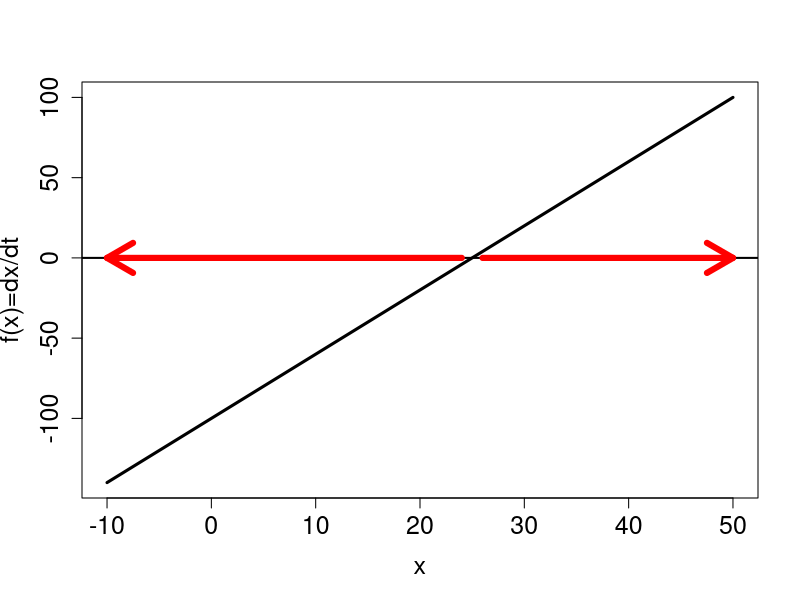
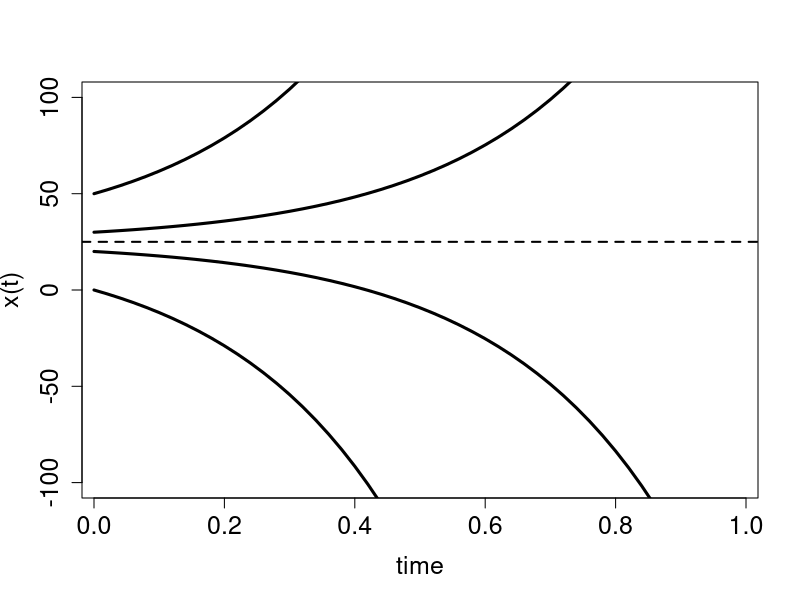
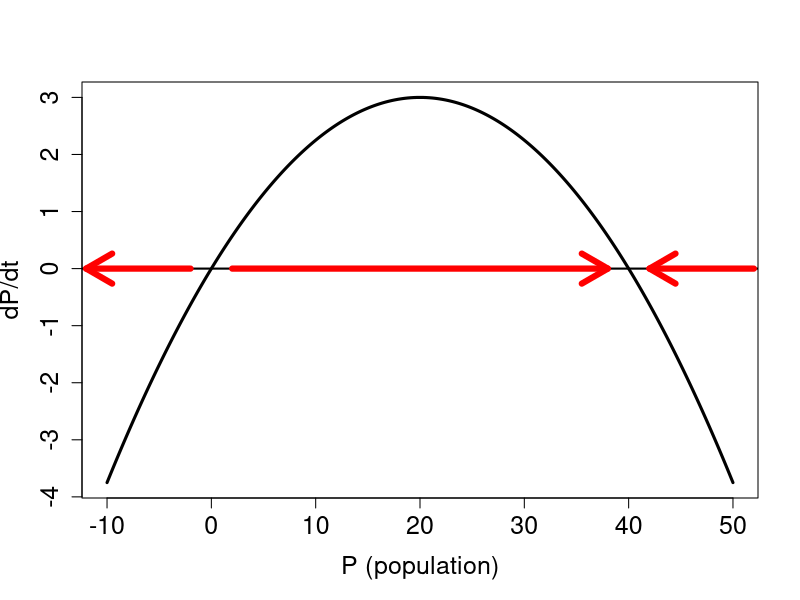
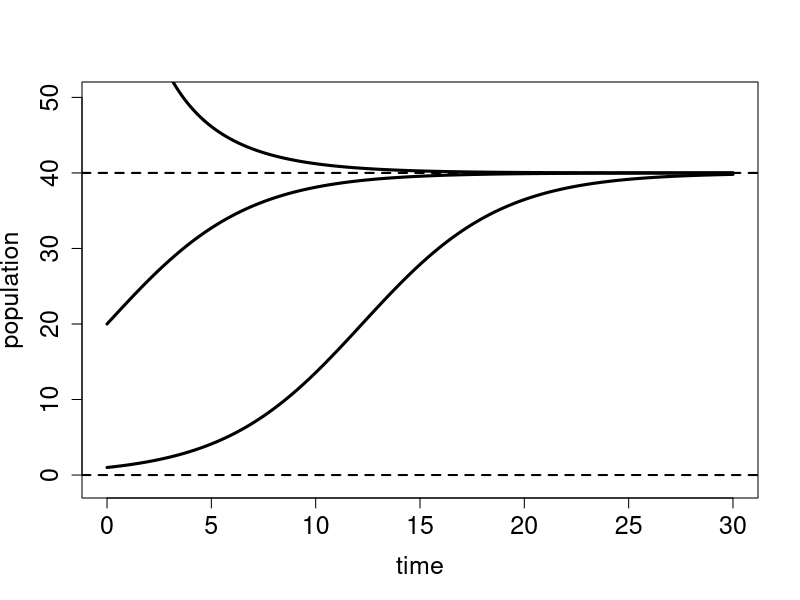
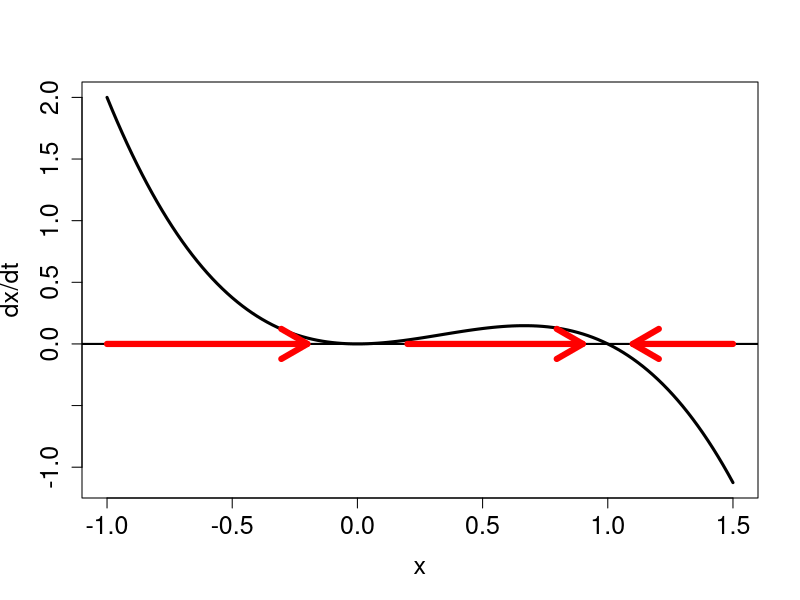
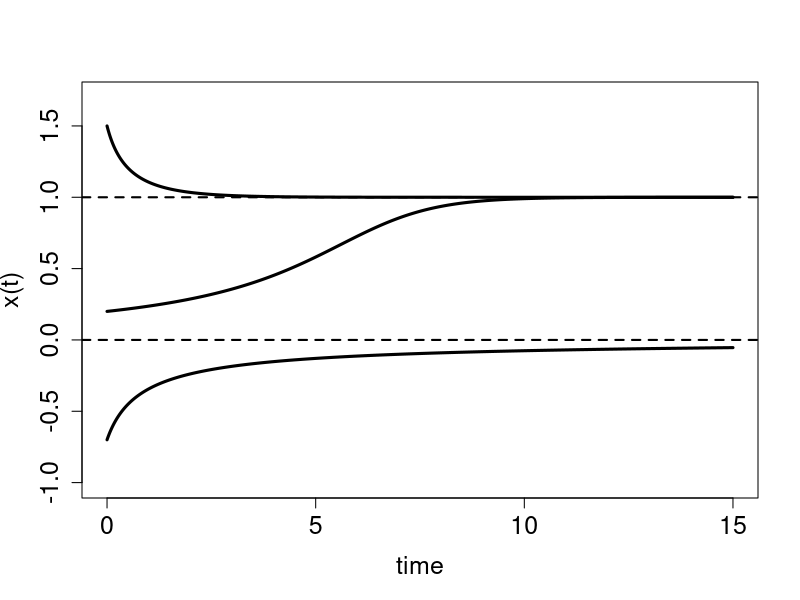
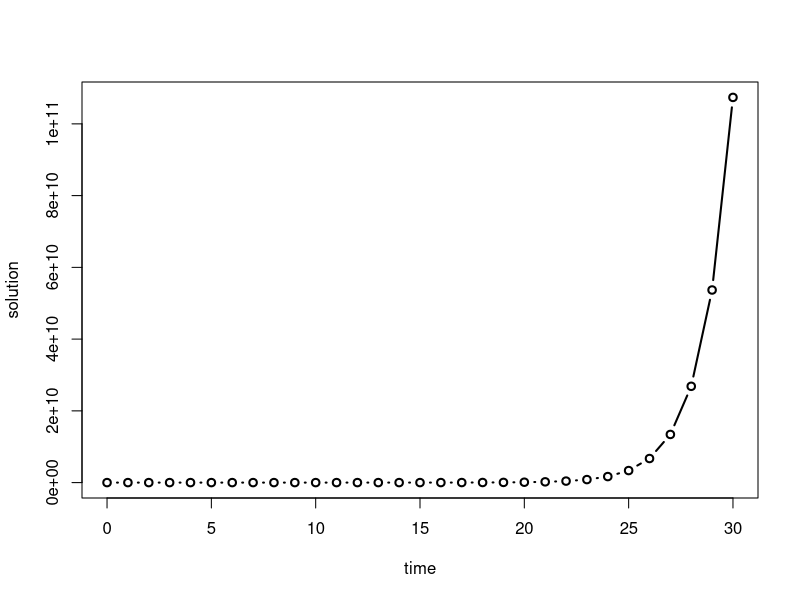
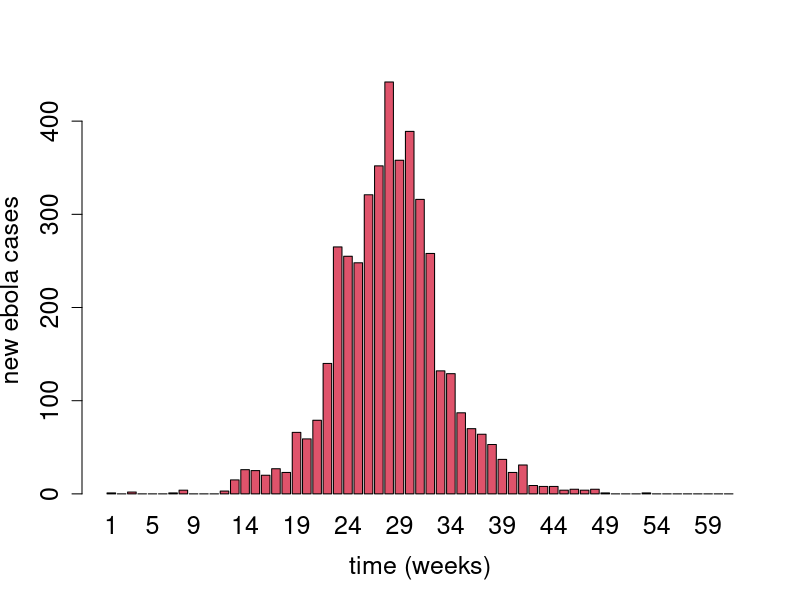

Recreate these plots in R, in order.
## ---- chunk 1
linear.funk <- function (x,a){
  return(a*x-100)
}

x<-seq(-10,50,0.1) # define the array of values of x
a <- 4
y<-linear.funk(x,a)
plot(x,y,t="l",xlab="x", ylab="f(x)=dx/dt",lwd=3, cex=1.5, cex.axis=1.5,cex.lab=1.5)
abline(0,0,lwd=2)
arrows(24,0,-10,0,length=0.3,angle=30,lwd=6,col='red')
arrows(26,0,50,0,length=0.3,angle=30,lwd=6,col='red')


dt <- 0.02 # set time step
Tmax <- 1 # set length of time
Nstep <- Tmax/dt # calculate number of time steps 
init_value <- 20 # set initial value 
y <- rep(init_value,Nstep+1) # initialize the solution vectors with init_value
t <- dt*(0:Nstep)
for (i in 1:Nstep){
  y[i+1] <- y[i]+dt*linear.funk(y[i],a)
}

# plot the numeric solution vs time
plot(t,y,t='l',xlab='time',ylab='x(t)',ylim=c(-100,100),xlim=c(0.02,Tmax-0.02),lwd=3, cex=1.5, cex.axis=1.5,cex.lab=1.5)

# another initial value
init_value <- 0 # set initial value 
y <- matrix(init_value,nrow=1, ncol=Nstep+1) # initialize the solution vectors with init_value
t <- dt*(0:Nstep)
for (i in 1:Nstep){
  y[i+1] <- y[i]+dt*linear.funk(y[i],a)
}
lines(t,y,lwd=3, cex=1.5, cex.axis=1.5,cex.lab=1.5)

# another initial value
init_value <- 30 # set initial value 
y <- matrix(init_value,nrow=1, ncol=Nstep+1) # initialize the solution vectors with init_value
t <- dt*(0:Nstep)
for (i in 1:Nstep){
  y[i+1] <- y[i]+dt*linear.funk(y[i],a)
}
lines(t,y,lwd=3, cex=1.5, cex.axis=1.5,cex.lab=1.5)

# another initial value
init_value <- 50 # set initial value 
y <- matrix(init_value,nrow=1, ncol=Nstep+1) # initialize the solution vectors with init_value
t <- dt*(0:Nstep)
for (i in 1:Nstep){
  y[i+1] <- y[i]+dt*linear.funk(y[i],a)
}
lines(t,y,lwd=3, cex=1.5, cex.axis=1.5,cex.lab=1.5)
abline(25,0,lty=2,lwd=2)
## ---- chunk 2
logistic.funk <- function (x,r,K){
  return(r*(1-x/K)*x)
}
r <- 0.3
K <- 40
x<-seq(-10,K+10,0.1) # define the array of values of x
y<-logistic.funk(x,r,K)
plot(x,y,t="l",xlab="P (population)", ylab="dP/dt",lwd=3, cex=1.5, cex.axis=1.5,cex.lab=1.5)
abline(0,0,lwd=2)
arrows(2,0,K-2,0,length=0.3,angle=30,lwd=6,col='red')
arrows(K+12,0,K+2,0,length=0.3,angle=30,lwd=6,col='red')
arrows(-2,0,-12,0,length=0.3,angle=30,lwd=6,col='red')
r <- 0.3 # growth rate
K <- 40 # equilibrium
dt <- 0.01 # set time step
Tmax <- 30 # set length of time
Nstep <- Tmax/dt # calculate number of time steps 
init_value <- 1 # set initial value 
y <- matrix(init_value,nrow=1, ncol=Nstep+1) # initialize the solution vectors with init_value
t <- dt*(0:Nstep)
for (i in 1:Nstep){
  y[i+1] <- y[i]+dt*logistic.funk(y[i],r,K)
}
# plot the solution vs time
# plot the numeric solution vs time
plot(t,y,t='l',xlab='time',ylab='population',ylim=c(-1,50),lwd=3, cex=1.5, cex.axis=1.5,cex.lab=1.5)

# another initial value
init_value <- 20 # set initial value 
y <- matrix(init_value,nrow=1, ncol=Nstep+1) # initialize the solution vectors with init_value
t <- dt*(0:Nstep)
for (i in 1:Nstep){
  y[i+1] <- y[i]+dt*logistic.funk(y[i],r,K)
}
lines(t,y,lwd=3, cex=1.5, cex.axis=1.5,cex.lab=1.5)

# another initial value
init_value <- 100 # set initial value 
y <- matrix(init_value,nrow=1, ncol=Nstep+1) # initialize the solution vectors with init_value
t <- dt*(0:Nstep)
for (i in 1:Nstep){
  y[i+1] <- y[i]+dt*logistic.funk(y[i],r,K)
}
lines(t,y,lwd=3, cex=1.5, cex.axis=1.5,cex.lab=1.5)

abline(0,0,lty=2,lwd=2)
abline(40,0,lty=2,lwd=2)
## ---- chunk 3
# defining function for the  ODE dx/dt = x^2-x^3
semi_funk <- function (x,r,K){
  return(x^2-x^3)
}
x<-seq(-1,1.5,0.02) # define the array of values of x
y<-semi_funk(x,r,K)
plot(x,y,t="l",xlab="x", ylab="dx/dt",lwd=3, cex=1.5, cex.axis=1.5,cex.lab=1.5)
abline(0,0,lwd=2)
arrows(0.2,0,0.9,0,length=0.3,angle=30,lwd=6,col='red')
arrows(-1,0,-0.2,0,length=0.3,angle=30,lwd=6,col='red')
arrows(1.5,0,1.1,0,length=0.3,angle=30,lwd=6,col='red')
dt <- 0.01 # set time step
Tmax <- 15 # set length of time
Nstep <- Tmax/dt # calculate number of time steps 
init_value <- -0.7 # set initial value 
y <- matrix(init_value,nrow=1, ncol=Nstep+1) # initialize the solution vectors with init_value
t <- dt*(0:Nstep)
for (i in 1:Nstep){
  y[i+1] <- y[i]+dt*semi_funk(y[i])
}
# plot the solution vs time
# plot the numeric solution vs time
plot(t,y,t='l',xlab='time',ylab='x(t)',ylim=c(-1,1.7),lwd=3, cex=1.5, cex.axis=1.5,cex.lab=1.5)

# another initial value
init_value <- 0.2 # set initial value 
y <- matrix(init_value,nrow=1, ncol=Nstep+1) # initialize the solution vectors with init_value
t <- dt*(0:Nstep)
for (i in 1:Nstep){
  y[i+1] <- y[i]+dt*semi_funk(y[i])
}
lines(t,y,lwd=3, cex=1.5, cex.axis=1.5,cex.lab=1.5)

# another initial value
init_value <- 1.5 # set initial value 
y <- matrix(init_value,nrow=1, ncol=Nstep+1) # initialize the solution vectors with init_value
t <- dt*(0:Nstep)
for (i in 1:Nstep){
  y[i+1] <- y[i]+dt*semi_funk(y[i])
}
lines(t,y,lwd=3, cex=1.5, cex.axis=1.5,cex.lab=1.5)

abline(0,0,lty=2,lwd=2)
abline(1,0,lty=2,lwd=2)
## ---- chunk 4
my_funk <- function(N,r){ 
  ans <- r*N # updating function f(N)
  return(ans)
}
## ---- chunk 5
a <- 30
y <- 1:10
print(my_funk(y, a))
## ---- chunk 6
numsteps<-30 # set number of steps
sol <- rep(0,numsteps+1) # pre-allocate sol1
sol[1] <- 100 # set initial value
r <- 2 # define the multiplicative constant
for (i in 1:numsteps) { # repeat for numsteps
  sol[i+1] <- my_funk(sol[i], r) # calculate the next value
}
time <- 0:numsteps # define time vector
plot(time,sol,t='b',xlab='time',ylab='solution',lwd=2)
## ---- chunk 7
# YOUR CODE HERE
## ---- chunk 8
# YOUR CODE HERE
## ---- chunk 9
# YOUR CODE HERE
## ---- chunk 10
# YOUR CODE HERE
## ---- chunk 11
liberia <- read.table('data/ebola_liberia.txt',header=TRUE)
barplot(liberia$cases,names.arg=liberia$week,xlab='time (weeks)',axisnames=TRUE,ylab='new ebola cases',col=2,cex=1.5, cex.axis=1.5,cex.lab=1.5)
SL <- read.table('data/ebola_SL.txt',header=TRUE)
evens <- seq(2,122,2)
barplot(SL$cases[evens],names.arg=SL$week[evens]/2,xlab='time (weeks)',axisnames=TRUE,ylab='new ebola cases',col=2,cex=1.5, cex.axis=1.5,cex.lab=1.5)
## ---- chunk 12
# Define the function:
DefFunk <- function (x,a,b){
  ans <- a*x^2-b
  return(ans)
}  
a <- 1
b <- 4
x<-seq(-5,5,0.1) # define the array of values of x
y<-DefFunk(x,a,b) # calculate the values of y using a function
plot(x,y,t="l",xlab="x", ylab="dx/dt") # plot the function
abline(0,0) # draw a line for y=0
## ---- chunk 13
#YOUR CODE HERE
## ---- chunk 14
#YOUR CODE HERE
## ---- chunk 15
#YOUR CODE HERE
## ---- chunk 16
#YOUR CODE HERE
## ---- chunk 17
#YOUR CODE HERE
## ---- chunk 18
#YOUR CODE HERE
## ---- chunk 19
#YOUR CODE HERE
## ---- chunk 20
#YOUR CODE HERE
## ---- chunk 21
#YOUR CODE HERE
## ---- chunk 22
#YOUR CODE HERE
